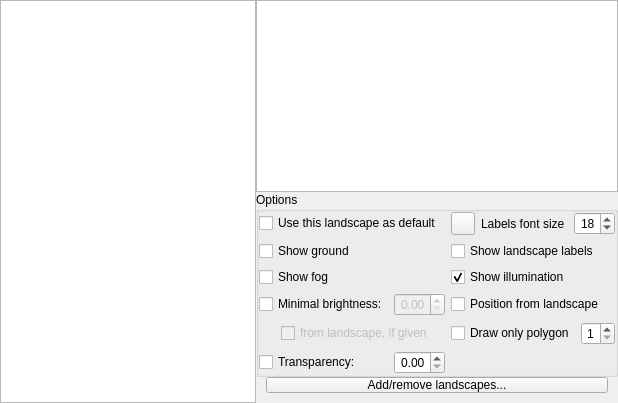
        <widget class="QWidget" name="page_landscape">
         <layout class="QGridLayout" name="gridLayout_3">
          <property name="leftMargin">
           <number>0</number>
          </property>
          <property name="topMargin">
           <number>0</number>
          </property>
          <property name="rightMargin">
           <number>0</number>
          </property>
          <property name="bottomMargin">
           <number>0</number>
          </property>
          <property name="spacing">
           <number>0</number>
          </property>
          <item row="0" column="1">
           <widget class="QTextBrowser" name="landscapeTextBrowser">
            <property name="enabled">
             <bool>true</bool>
            </property>
            <property name="sizePolicy">
             <sizepolicy hsizetype="Expanding" vsizetype="Expanding">
              <horstretch>0</horstretch>
              <verstretch>0</verstretch>
             </sizepolicy>
            </property>
            <property name="frameShape">
             <enum>QFrame::StyledPanel</enum>
            </property>
            <property name="lineWidth">
             <number>1</number>
            </property>
            <property name="verticalScrollBarPolicy">
             <enum>Qt::ScrollBarAsNeeded</enum>
            </property>
            <property name="horizontalScrollBarPolicy">
             <enum>Qt::ScrollBarAlwaysOff</enum>
            </property>
            <property name="openExternalLinks">
             <bool>true</bool>
            </property>
           </widget>
          </item>
          <item row="3" column="1">
           <widget class="QPushButton" name="pushButtonAddRemoveLandscapes">
            <property name="styleSheet">
             <string notr="true">margin-left: 10px; margin-right: 10px; margin-bottom:10px;</string>
            </property>
            <property name="text">
             <string>Add/remove landscapes...</string>
            </property>
           </widget>
          </item>
          <item row="1" column="1">
           <widget class="QGroupBox" name="landscapeOptionsGroupBox">
            <property name="sizePolicy">
             <sizepolicy hsizetype="Preferred" vsizetype="Minimum">
              <horstretch>0</horstretch>
              <verstretch>0</verstretch>
             </sizepolicy>
            </property>
            <property name="title">
             <string>Options</string>
            </property>
            <property name="checkable">
             <bool>false</bool>
            </property>
            <layout class="QGridLayout" name="gridLayout_7">
             <property name="leftMargin">
              <number>0</number>
             </property>
             <property name="topMargin">
              <number>0</number>
             </property>
             <property name="rightMargin">
              <number>0</number>
             </property>
             <property name="bottomMargin">
              <number>0</number>
             </property>
             <item row="2" column="1">
              <widget class="QCheckBox" name="landscapeLabelsCheckBox">
               <property name="text">
                <string>Show landscape labels</string>
               </property>
              </widget>
             </item>
             <item row="5" column="0">
              <layout class="QHBoxLayout" name="horizontalLayout_25">
               <property name="leftMargin">
                <number>22</number>
               </property>
               <item>
                <widget class="QCheckBox" name="localLandscapeBrightnessCheckBox">
                 <property name="enabled">
                  <bool>false</bool>
                 </property>
                 <property name="toolTip">
                  <string>Use minimal brightness as may be specified in landscape.ini</string>
                 </property>
                 <property name="text">
                  <string>from landscape, if given</string>
                 </property>
                </widget>
               </item>
              </layout>
             </item>
             <item row="1" column="1">
              <layout class="QHBoxLayout" name="horizontalLayout_3">
               <item>
                <widget class="ColorButton" name="labelsColorButton">
                 <property name="toolTip">
                  <string>Color of the landscape labels</string>
                 </property>
                 <property name="text">
                  <string notr="true"/>
                 </property>
                </widget>
               </item>
               <item>
                <widget class="QLabel" name="labelsFontSizeLabel">
                 <property name="sizePolicy">
                  <sizepolicy hsizetype="MinimumExpanding" vsizetype="Preferred">
                   <horstretch>0</horstretch>
                   <verstretch>0</verstretch>
                  </sizepolicy>
                 </property>
                 <property name="text">
                  <string>Labels font size</string>
                 </property>
                </widget>
               </item>
               <item>
                <widget class="QSpinBox" name="labelsFontSizeSpinBox">
                 <property name="alignment">
                  <set>Qt::AlignRight|Qt::AlignTrailing|Qt::AlignVCenter</set>
                 </property>
                 <property name="minimum">
                  <number>5</number>
                 </property>
                 <property name="maximum">
                  <number>48</number>
                 </property>
                 <property name="value">
                  <number>18</number>
                 </property>
                </widget>
               </item>
              </layout>
             </item>
             <item row="5" column="1">
              <layout class="QHBoxLayout" name="landscapePolylineHorizontalLayout">
               <item>
                <widget class="QCheckBox" name="landscapePolylineCheckBox">
                 <property name="sizePolicy">
                  <sizepolicy hsizetype="MinimumExpanding" vsizetype="Fixed">
                   <horstretch>0</horstretch>
                   <verstretch>0</verstretch>
                  </sizepolicy>
                 </property>
                 <property name="toolTip">
                  <string>Draw horizon polyline if one is defined.</string>
                 </property>
                 <property name="text">
                  <string>Draw only polygon</string>
                 </property>
                </widget>
               </item>
               <item>
                <widget class="QSpinBox" name="landscapePolylineThicknessSpinBox">
                 <property name="toolTip">
                  <string>Thickness of line in pixels</string>
                 </property>
                 <property name="alignment">
                  <set>Qt::AlignRight|Qt::AlignTrailing|Qt::AlignVCenter</set>
                 </property>
                 <property name="minimum">
                  <number>1</number>
                 </property>
                 <property name="maximum">
                  <number>5</number>
                 </property>
                </widget>
               </item>
              </layout>
             </item>
             <item row="1" column="0">
              <widget class="QCheckBox" name="useAsDefaultLandscapeCheckBox">
               <property name="text">
                <string>Use this landscape as default</string>
               </property>
              </widget>
             </item>
             <item row="4" column="1">
              <widget class="QCheckBox" name="landscapePositionCheckBox">
               <property name="toolTip">
                <string>Set the planet and position as specified for the selected landscape</string>
               </property>
               <property name="text">
                <string>Position from landscape</string>
               </property>
              </widget>
             </item>
             <item row="3" column="1">
              <widget class="QCheckBox" name="landscapeIlluminationCheckBox">
               <property name="toolTip">
                <string>Show illumination layer (bright windows, light pollution, etc.)</string>
               </property>
               <property name="text">
                <string>Show illumination </string>
               </property>
               <property name="checked">
                <bool>true</bool>
               </property>
              </widget>
             </item>
             <item row="2" column="0">
              <widget class="QCheckBox" name="showGroundCheckBox">
               <property name="text">
                <string>Show ground</string>
               </property>
              </widget>
             </item>
             <item row="4" column="0">
              <layout class="QHBoxLayout" name="horizontalLayout_11">
               <item>
                <widget class="QCheckBox" name="landscapeBrightnessCheckBox">
                 <property name="sizePolicy">
                  <sizepolicy hsizetype="MinimumExpanding" vsizetype="Fixed">
                   <horstretch>0</horstretch>
                   <verstretch>0</verstretch>
                  </sizepolicy>
                 </property>
                 <property name="toolTip">
                  <string>Use minimal brightness to leave landscape visible also in darkness</string>
                 </property>
                 <property name="text">
                  <string>Minimal brightness:</string>
                 </property>
                </widget>
               </item>
               <item>
                <widget class="QDoubleSpinBox" name="landscapeBrightnessSpinBox">
                 <property name="enabled">
                  <bool>false</bool>
                 </property>
                 <property name="toolTip">
                  <string>Value range 0..1 (landscape is black at night - landscape is fully bright)</string>
                 </property>
                 <property name="alignment">
                  <set>Qt::AlignRight|Qt::AlignTrailing|Qt::AlignVCenter</set>
                 </property>
                 <property name="maximum">
                  <double>1.000000000000000</double>
                 </property>
                 <property name="singleStep">
                  <double>0.010000000000000</double>
                 </property>
                </widget>
               </item>
              </layout>
             </item>
             <item row="3" column="0">
              <widget class="QCheckBox" name="showFogCheckBox">
               <property name="text">
                <string>Show fog</string>
               </property>
              </widget>
             </item>
             <item row="6" column="0">
              <layout class="QHBoxLayout" name="horizontalLayout_13">
               <item>
                <widget class="QCheckBox" name="landscapeTransparencyCheckBox">
                 <property name="sizePolicy">
                  <sizepolicy hsizetype="Expanding" vsizetype="Fixed">
                   <horstretch>0</horstretch>
                   <verstretch>0</verstretch>
                  </sizepolicy>
                 </property>
                 <property name="text">
                  <string>Transparency:</string>
                 </property>
                </widget>
               </item>
               <item>
                <widget class="QDoubleSpinBox" name="landscapeTransparencySpinBox">
                 <property name="alignment">
                  <set>Qt::AlignRight|Qt::AlignTrailing|Qt::AlignVCenter</set>
                 </property>
                 <property name="minimum">
                  <double>0.000000000000000</double>
                 </property>
                 <property name="maximum">
                  <double>1.000000000000000</double>
                 </property>
                 <property name="singleStep">
                  <double>0.010000000000000</double>
                 </property>
                 <property name="value">
                  <double>0.000000000000000</double>
                 </property>
                </widget>
               </item>
              </layout>
             </item>
            </layout>
           </widget>
          </item>
          <item row="0" column="0" rowspan="5">
           <widget class="QListWidget" name="landscapesListWidget">
            <property name="sizePolicy">
             <sizepolicy hsizetype="Preferred" vsizetype="Expanding">
              <horstretch>0</horstretch>
              <verstretch>0</verstretch>
             </sizepolicy>
            </property>
            <property name="focusPolicy">
             <enum>Qt::NoFocus</enum>
            </property>
            <property name="horizontalScrollBarPolicy">
             <enum>Qt::ScrollBarAlwaysOff</enum>
            </property>
           </widget>
          </item>
         </layout>
        </widget>
